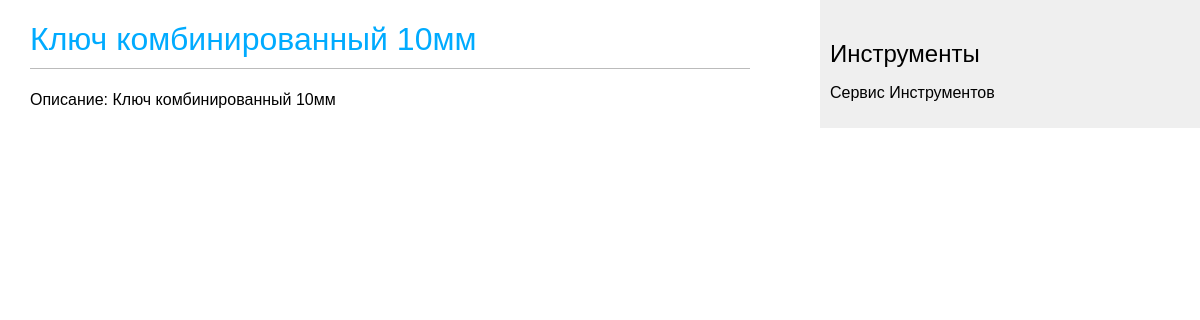
Screenshot of /store/1/ with the database file from the repository.
### store/models.py (models this page shows, shortened)
class Tool(models.Model):
    tags = TaggableManager()
    class Provider(models.TextChoices):
        TH_TOOLS = 'TH', 'th-tool.by'
        TT_TOOLS = 'TT', 'www.store.by'
        ARMTEK = 'AR', 'etp.armtek.by'
        HOREX = 'HR', 'gammatest.by'
        FORCE = 'FR', 'Force-Yato'
        STAB = 'ST', 'kubala.by'
    code = models.CharField(max_length=100)
    slug = models.SlugField(max_length=255, unique=True)
    brand = models.CharField(max_length=30, blank=True)
    name = models.CharField(max_length=255)
    description = models.TextField(blank=True, max_length=600)
    note = models.TextField(blank=True, max_length=600)
    created = models.DateTimeField(auto_now_add=True)
    updated = models.DateTimeField(auto_now=True)
    provider = models.CharField(max_length=2, choices=Provider.choices)
    class Meta:
        ordering = ['created']

### store/views.py (the view)
# urls.py: path('<int:id>/', views.tool_detail, name='tool_detail'),
def tool_detail(request, id):
    tool = get_object_or_404(Tool,
                             id=id)
    return render(request,
                  'store/tool/detail.html',
                  {'tool': tool})

### store/templates/store/tool/detail.html (shortened to what this page needs)
{% extends "store/base.html" %}
{% block content %}
    <h1>{{ tool.name }}</h1>
{{ tool.description|linebreaks }}
{% endblock %}

### store/static/css/store.css (style rules this page uses)
body { margin:0; padding:0; font-family:helvetica, sans-serif; }
h1 { font-weight:normal; border-bottom:1px solid #bbb; padding:0 0 10px 0; color:#00abff; }

### rows the page displays
Tool: name "Ключ комбинированный 10мм", description "Описание: Ключ комбинированный 10мм"
